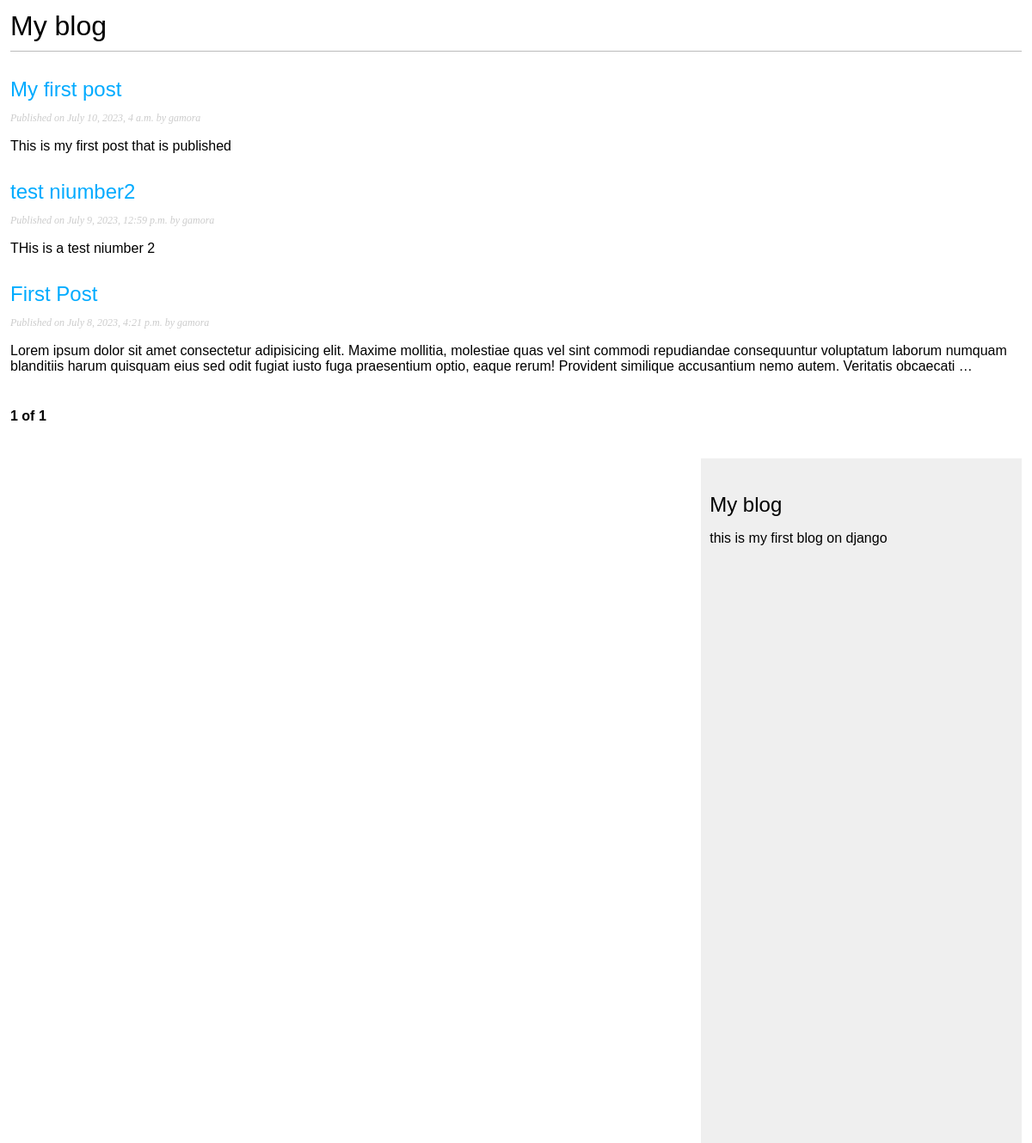
/blog/, run on an earlier commit of the app's database.
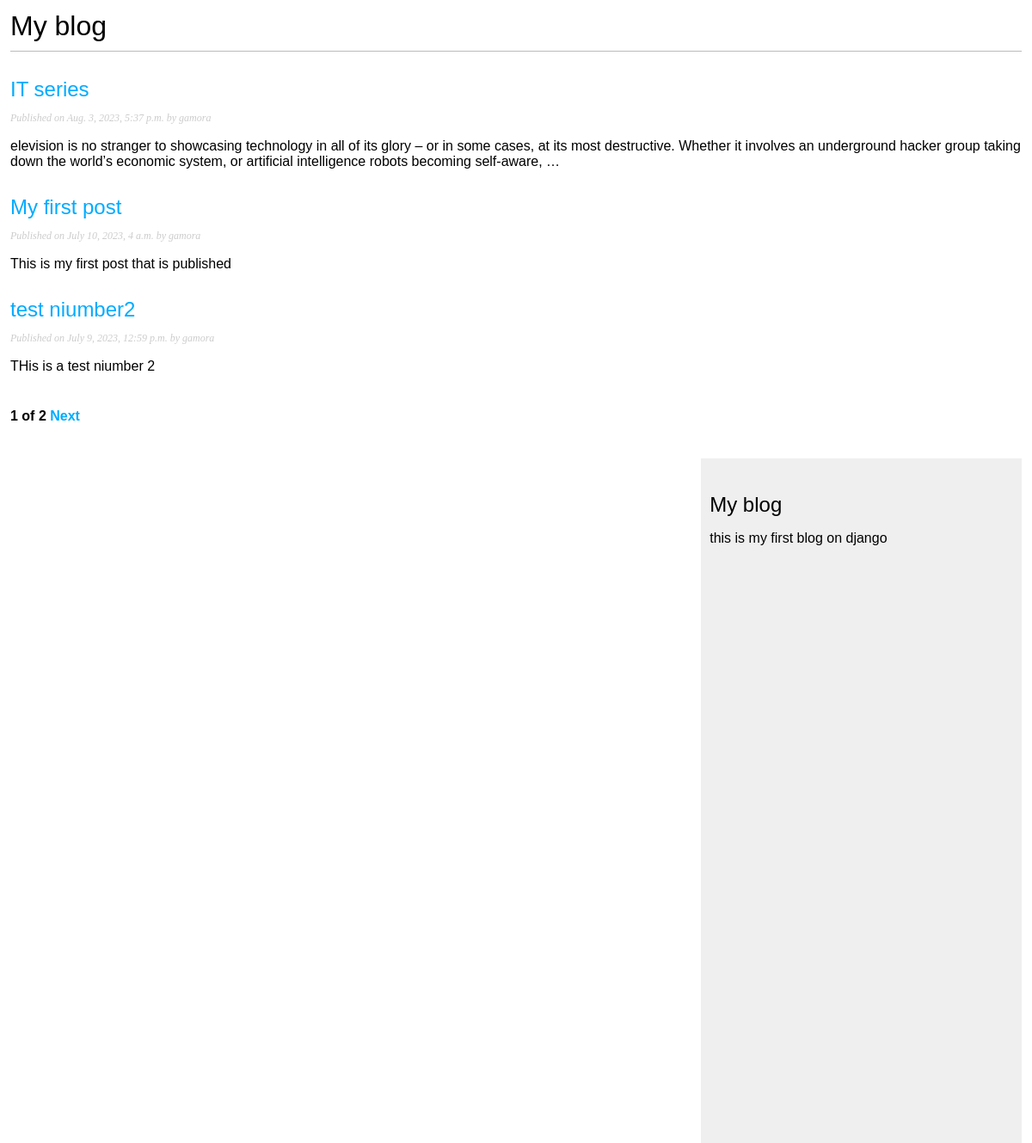
And on a later commit of the database.
### blog/models.py (models this page shows, shortened)
class Post(models.Model):
	objects = models.Manager()
	published = PublishedManager()
	title = models.CharField(max_length=250)
	slug = models.SlugField(max_length=250,unique_for_date='publish')
	body = models.TextField()
	created = models.DateTimeField(auto_now_add=True)
	publish = models.DateTimeField(default=timezone.now)
	updated = models.DateTimeField(auto_now=True)
	author = models.ForeignKey(User,on_delete=models.CASCADE,related_name='blog_posts')
	class Status(models.TextChoices):
		DRAFT = 'DF','draft'
		PUBLISHED = 'PB','published'
	status = models.CharField(max_length=2,choices=Status.choices,default=Status.DRAFT)
	class Meta:
		ordering = ['-publish']
		indexes = [
			models.Index(fields=['-publish'])
		]
	def get_absolute_url(self):
		return reverse('blog:post_detail',args=
			[self.publish.year,
			self.publish.month,
			self.publish.day,
			self.slug])

### blog/views.py (the view)
# urls.py: path('',views.post_list,name='post_list'),
def post_list(request):
	posts_lists = Post.published.all()
	paginator = Paginator(posts_lists,3)
	page_number = request.GET.get('page',1)
	try:
		posts = paginator.page(page_number)
	except EmptyPage:
		posts = paginator.page(paginator.num_pages)
	except PageNotAnInteger:
		posts = paginator.page(1)
	return render(request,'blog/post/list.html',{'posts':posts})

### blog/models.py (called while the page is built)
	def get_queryset(self):
		return super().get_queryset().filter(status=Post.Status.PUBLISHED)

### blog/templates/blog/post/list.html (shortened to what this page needs)
{% extends "blog/base.html" %}
{%block content%}
	<h1>My blog</h1>
	{%for post in posts%}
		<h2>
			<a href="{{ post.get_absolute_url }}" >{{post.title}}</a>
		</h2>
		<p class='date'>
			Published on {{post.publish}} by {{post.author}}
			{{post.body|truncatewords:40|linebreaks }}
		</p>
	{%endfor%}
	{%include "./paginator.html" with page=posts %}
{%endblock%}

### blog/templates/blog/base.html (shortened to what this page needs)
{% load static %}
<html>
	<head>
		<link rel="stylesheet" href="{% static 'blog.css' %}">
	</head>
	<body>
		<div id="my-content">
			{%block content%}
			{%endblock%}
		</div>
		<div id="sidebar">
			<h2>My blog</h2>
			<p>this is my first blog on django</p>
		</div>
	</body>
</html>

### blog/templates/blog/post/paginator.html (shortened to what this page needs)
<div class="pagination">
	<span class="step-links">
	<span class="current">
		{{ page.number }} of {{ page.paginator.num_pages }}
	</span>
	{%if page.has_next%}
	<a href="?page={{page.next_page_number}}">Next</a>
	{%endif%}
	</span>
</div>

### blog/static/blog.css (style rules this page uses)
body { margin:12px; padding:0; font-family:helvetica, sans-serif; }
a { color:#00abff; text-decoration:none; }
h1 { font-weight:normal; border-bottom:1px solid #bbb; padding:0 0 10px 0; }
h2 { font-weight:normal; margin:30px 0 0; }
#sidebar { float:right; width:30%; padding:10px; background:#efefef; height:100%; }
p.date { color:#ccc; font-family: georgia, serif; font-size: 12px; font-style: italic; }
.pagination { margin:40px 0; font-weight:bold; }

What changed in the data, as far as the page shows it:
no longer on this page (row unchanged): Post: title "First Post", publish "July 8, 2023, 4:21 p.m.", author "gamora", body "Lorem ipsum dolor sit amet consectetur adipisicing elit. Maxime mollitia, molestiae quas vel sint commodi repudiandae consequuntur voluptatum laborum numquam blanditiis harum quisquam eius sed odit fugiat iusto fuga praesentium optio, eaque rerum! Provident similique accusantium nemo autem. Veritatis obcaecati …"
added Post: title "IT series", publish "Aug. 3, 2023, 5:37 p.m.", author "gamora", body "elevision is no stranger to showcasing technology in all of its glory – or in some cases, at its most destructive. Whether it involves an underground hacker group taking down the world’s economic system, or artificial intelligence robots becoming self-aware, …"
Also different on the page:
{{ page.paginator.num_pages }}: "1" → "2"
text now shown: "Next"
